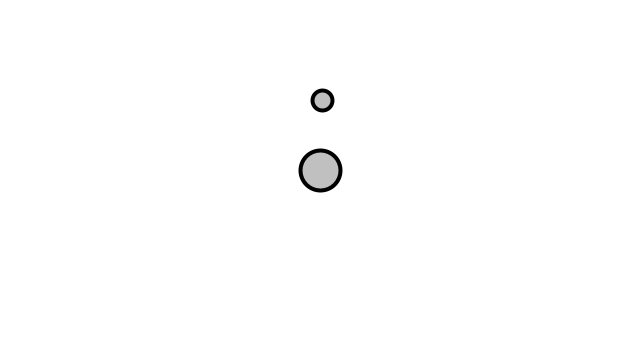
Frame 1 (no input)
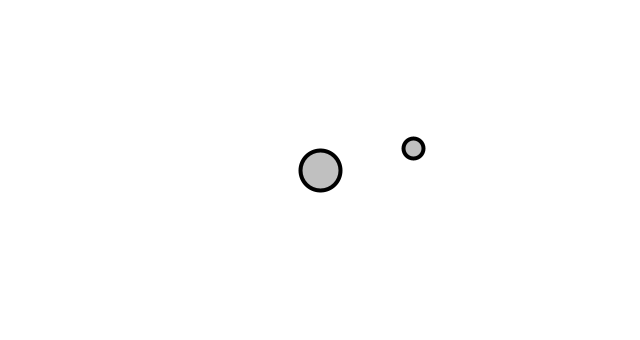
Frame 60 (the mouse pressed at the canvas centre just before this capture)
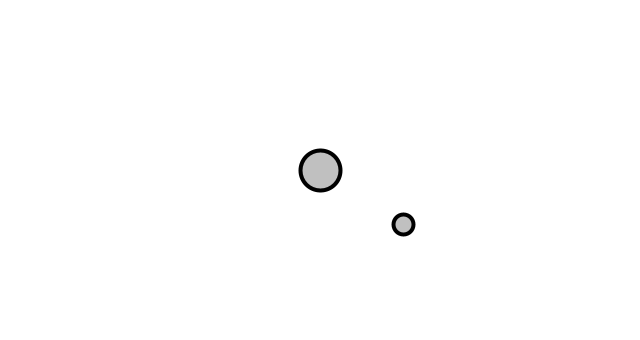
Frame 120 (the mouse held since frame 60 and released just before this capture)

The Processing sketch that drew these frames (run headless with seeded random() and noise(); from frame 60 on, the mouse is pressed at the canvas centre):

// Processing sketch: NoC_02_4_Forces_of_Gravity_Class
// ── NoC_02_4_Forces_of_Gravity_Class.pde
class Mover{
  // declaring variables
  PVector loc;
  PVector vel;
  PVector acc;
  float mass;
  PVector f_copy;
  
  //constructor
  Mover(){
  loc = new PVector(width/2, 100);
  vel = new PVector(0,0);
  acc = new PVector(2,0);
  mass = 1;
  }
  
  void update(){
    vel.add(acc);
    loc.add(vel);
    // always make sure you reset the acc or they'll just accumulate to infinite
    acc.mult(0);
  }
  
  void applyForce(PVector f){
    PVector f_copy = PVector.div(f, mass);
    acc.add(f_copy);
  }
  
  void check_edges(){
  if ((loc.x > width) || (loc.x < 0)){
    vel.x *= -1;
  }
  if ((loc.y > height) || (loc.y < 0)){
    vel.y *= -1;
  }
  }
  
  void display(){
    ellipse(loc.x, loc.y, mass*20, mass*20);
  }
  
}

// ── NoC_02_4_Forces_of_Gravity.pde
Mover m;
Attractor a;

void settings(){
  size(640, 340);
}

void setup(){
  m = new Mover();
  a = new Attractor();
}

void draw(){
  background(255);
  // attractor, attract the mover
  PVector force = a.attract(m);
  // mover, apply that force
  m.applyForce(force);
  m.update();
  a.display();
  m.display();
  m.check_edges();
}

// ── NoC_02_4_Forces_of_Gravity_AttractorClass.pde
class Attractor{
  // declaring variables
  PVector loc;
  float mass;
  float G;
  
  Attractor(){
    loc = new PVector(width/2, height/2);
    mass = 20;
    G = 1;
  }
  
  void display(){
    ellipseMode(CENTER);
    strokeWeight(4);
    stroke(0);
    fill(175, 200);
    ellipse(loc.x, loc.y, mass*2, mass*2);
  }
  
  PVector attract(Mover m){
    
    // Find direction of force
    PVector force = PVector.sub(loc, m.loc);
    
    float d = force.mag();
    
    //adding a constraint:
    d = constrain(d,5.0,25.0);
    
    force.normalize();
    
    //Calculate the magnitude of the force
    float strength = (G * mass * m.mass) / (d * d); 
    
    // Putting mag and direction together
    force.mult(strength);
    
    return force;
  }
  
}
